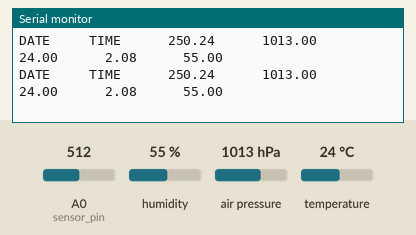
Bench run of a sketch on a simulated Arduino Uno, built with avr-gcc and run on an emulated ATmega328P. Parts: the last lines printed to the serial monitor. Inputs (shaded band) come from the test bench; at power-on: A0 (sensor_pin) = 512, humidity 55 %, air pressure 1013 hPa, temperature 24 °C. Storage starts empty.

Above: at 11.4 s.
11.5 s: A0 (sensor_pin) set to 213
At 13.3 s:
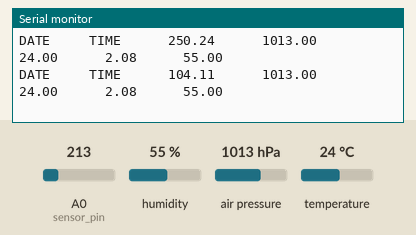
15.6 s: A0 (sensor_pin) set to 196
At 16.1 s:
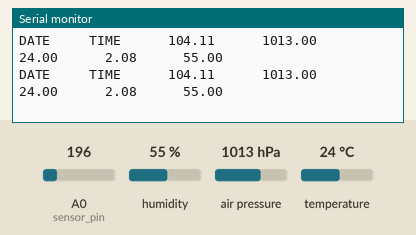
Timing chart, 0 to 18.6 s (numbered marks = the images above; inputs shaded):
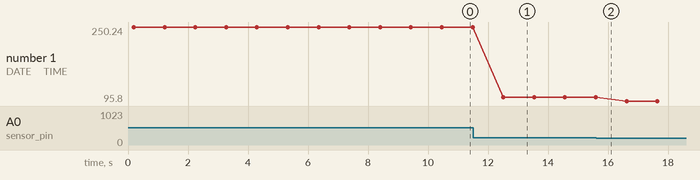

The sketch:

DataLoggerMain.ino
```cpp
/*
  This is demo test code, Notably would take readings from analog inputs
*/

#include <SD.h>
#include <SPI.h>
#include <Wire.h>
#include <Adafruit_Sensor.h>
#include <Adafruit_BME280.h>
#define SEALEVELPRESSURE_HPA (1013.25)

// #include <DS3231.h>
// DS3231  rtc(SDA, SCL);

Adafruit_BME280 bme;
File sdcard_file;
int CS_pin = 8; // Pin 8 on Arduino Uno
const int sensor_pin = A0; // connected to accelerometer
float temp;
float output;

void setup() {
  Wire.begin(); // join i2c bus (address optional for master)
  Serial.begin(9600);
  pinMode(sensor_pin, INPUT);
  pinMode(CS_pin, OUTPUT);
  // rtc.begin();
  // SD Card Initialization

  /*
    CODE FOR THE TEMP/HUMIDITY SENSOR
  */
  if (!bme.begin(0x76)) {
    Serial.println("Could not find a valid BME280 sensor, check wiring!");
    //while (1);
  }

  /*
    CODE FOR THE SD CARD WRITING
  */
  if (SD.begin())
  {
    Serial.println("SD card is ready to use.");
  } else
  {
    Serial.println("SD card initialization failed");
    return;
  }


  /*
    CODE FOR THE DATA.txt file
  */
  Serial.print("Date");
  Serial.print("      ");
  Serial.print("Time");
  Serial.print("     ");
  Serial.print("Acceleration Analog");
  Serial.print("     ");
  Serial.print("Pressure hPa");
  Serial.print("     ");
  Serial.print("Temperature *C");
  Serial.print("     ");
  Serial.print("Approx. Altitude m");
  Serial.print("     ");
  Serial.print("Acceleration Raw");
  Serial.print("     ");
  Serial.print("Humidity %");
  Serial.println("     ");


  sdcard_file = SD.open("data.txt", FILE_WRITE);
  if (sdcard_file) {
    sdcard_file.print("Date");
    sdcard_file.print("      ");
    sdcard_file.print("Time");
    sdcard_file.print("     ");
    sdcard_file.print("Acc");
    sdcard_file.print("     ");
    sdcard_file.print("Pres hPa");
    sdcard_file.print("     ");
    sdcard_file.print("Temp*C");
    sdcard_file.print("     ");
    sdcard_file.print("Alt m");
    sdcard_file.print("     ");
    sdcard_file.print("Humid %");
    sdcard_file.println("     ");
    sdcard_file.close(); // close the file
  }
  // if the file didn't open, print an error:
  else {
    Serial.println("error opening test.txt");
  }
}

void loop() {
  output = analogRead(sensor_pin);
  temp = (output * 500) / 1023;
  Serial.print("DATE");//rtc.getDateStr());
  Serial.print("     ");
  Serial.print("TIME");//rtc.getTimeStr());
  Serial.print("      ");
  Serial.print(temp);
  Serial.print("      ");
  Serial.print(bme.readPressure() / 100.0F);
  Serial.print("      ");
  Serial.print(bme.readTemperature());
  Serial.print("      ");
  Serial.print(bme.readAltitude(SEALEVELPRESSURE_HPA));
  Serial.print("      ");
  Serial.println(bme.readHumidity());

  sdcard_file = SD.open("data.txt", FILE_WRITE);
  if (sdcard_file) {
    sdcard_file.print("TIME");//rtc.getTimeStr());
    sdcard_file.print("     ");
    sdcard_file.print("DATE");//rtc.getTimeStr());
    sdcard_file.print("     ");
    sdcard_file.print(temp);
    sdcard_file.print("     ");
    sdcard_file.print(bme.readPressure() / 100.0F);
    sdcard_file.print("     ");
    sdcard_file.print(bme.readTemperature());
    sdcard_file.print("     ");
    sdcard_file.print(bme.readAltitude(SEALEVELPRESSURE_HPA));
    sdcard_file.print("     ");
    sdcard_file.print(bme.readHumidity());
    sdcard_file.println("     ");
    sdcard_file.close(); // close the file
  }
  // if the file didn't open, print an error:
  else {
    Serial.println("error opening test.txt");
  }
  delay(1000);
}
```

Measured:
- after the input at 11.5 s, the serial monitor: prints a new line after 1.0 s (image 1)
- plotted number 1: 250.24 → 104.11 after the input at 11.5 s, 104.11 → 95.8 after the input at 15.6 s
